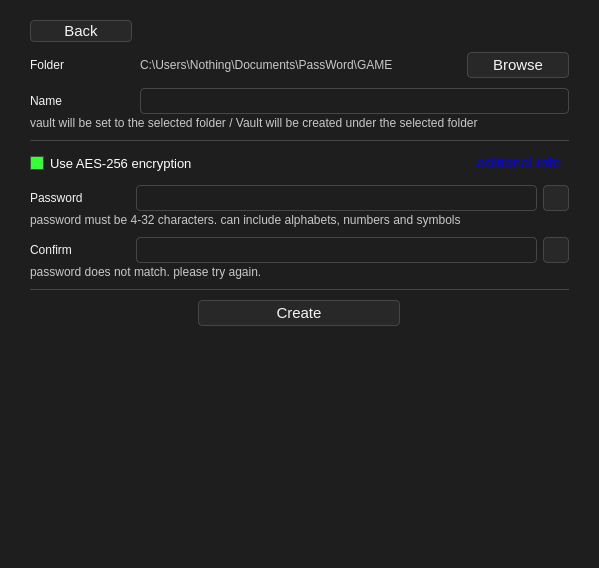
<?xml version="1.0" encoding="UTF-8"?>
<ui version="4.0">
 <class>VaultCreateNew</class>
 <widget class="QWidget" name="VaultCreateNew">
  <property name="geometry">
   <rect>
    <x>0</x>
    <y>0</y>
    <width>599</width>
    <height>568</height>
   </rect>
  </property>
  <property name="sizePolicy">
   <sizepolicy hsizetype="Expanding" vsizetype="Preferred">
    <horstretch>0</horstretch>
    <verstretch>0</verstretch>
   </sizepolicy>
  </property>
  <property name="minimumSize">
   <size>
    <width>599</width>
    <height>568</height>
   </size>
  </property>
  <property name="maximumSize">
   <size>
    <width>599</width>
    <height>568</height>
   </size>
  </property>
  <property name="windowTitle">
   <string>Form</string>
  </property>
  <property name="styleSheet">
   <string notr="true">QWidget{
	background: rgb(30, 30, 30);
	color: rgb(244, 244, 244);
	font: 12pt &quot;Arial&quot;;
}
QWidget:disabled{
	color: rgb(100, 100, 100);
}

/* LABEL */
QLabel{
	max-width: 100px;
	min-width: 100px;
	max-height: 24px;
	min-height: 24px;
}#FolderPathLabel{
	font: 9pt;
	color: rgb(200, 200, 200);
	max-width: 2000px;
}#PasswordInfoLabel, #ConfirmInfoLabel, #NameInfoLabel{
	color: rgb(200, 200, 200);
	max-width: 2000px;
	min-height: 0px;
	font: 9pt;
	
}


QLineEdit{
	font: 10pt;
	border: 1px solid rgb(70, 70, 70);
	border-radius: 4px;
	min-height: 24px;
	max-height: 24px;
}

QCheckBox{
	background: transparent;
	font: 10pt;
	color: rgb(255, 255, 255);
}QCheckBox::indicator{
	background: rgb(50, 50, 50);
	border: 1px solid rgb(70, 70, 70);
}QCheckBox::indicator::checked{
	background: rgb(55, 255, 55);
}


/* button */
QPushButton{
	font: 11pt;
	min-width: 100px;
	max-width: 100px;
	min-height: 24px;
	background: rgb(40, 40, 40);
	border: 1px solid rgb(70, 70, 70);
	border-radius: 4px;
}QPushButton:hover{
	background: rgb(60, 60, 60);
}
QPushButton::pressed{
	background: rgb(40, 40, 40);
}
#CreateButton{
	min-width: 200px;
	max-width: 200px;
}
#AditionalEncryptionInfoButton{
	color: rgb(0, 0, 255);
	font: 11pt;
	text-decoration: underline;
	border: 0px;
	max-width: 85px;
	background: transparent;
}AditionalEncryptionInfoButton:hover{
	background: transparent;
}#AditionalEncryptionInfoButton::pressed{
	background: transparent;
	color: rgb(0, 0, 100);
}
#BackButton{
	max-height: 20px;
	min-height: 20px;
	font: 11pt;
}



#PasswordVisibilityButton, #ConfirmVisibilityButton{
	max-height: 24px;
	min-height: 24px;
	max-width: 24px;
	min-width: 24px;
}



#line, #line_2{
	background: rgb(70, 70, 70);
	border: 0px;
	max-height:1px;
	min-height:1px;
	max-width: 2000px;
	min-width: 0px;
}
</string>
  </property>
  <layout class="QGridLayout" name="gridLayout_5">
   <property name="leftMargin">
    <number>30</number>
   </property>
   <property name="topMargin">
    <number>20</number>
   </property>
   <property name="rightMargin">
    <number>30</number>
   </property>
   <property name="bottomMargin">
    <number>20</number>
   </property>
   <property name="spacing">
    <number>10</number>
   </property>
   <item row="1" column="0" colspan="2">
    <layout class="QGridLayout" name="gridLayout">
     <item row="1" column="0">
      <widget class="QLabel" name="FolderLabel">
       <property name="text">
        <string>Folder</string>
       </property>
      </widget>
     </item>
     <item row="1" column="2">
      <widget class="QPushButton" name="FolderBrowseButton">
       <property name="text">
        <string>Browse</string>
       </property>
      </widget>
     </item>
     <item row="1" column="1">
      <widget class="QLabel" name="FolderPathLabel">
       <property name="sizePolicy">
        <sizepolicy hsizetype="Expanding" vsizetype="Preferred">
         <horstretch>0</horstretch>
         <verstretch>0</verstretch>
        </sizepolicy>
       </property>
       <property name="text">
        <string>C:\Users\Nothing\Documents\PassWord\GAME</string>
       </property>
      </widget>
     </item>
    </layout>
   </item>
   <item row="5" column="0" colspan="2">
    <layout class="QGridLayout" name="gridLayout_3">
     <property name="horizontalSpacing">
      <number>6</number>
     </property>
     <property name="verticalSpacing">
      <number>2</number>
     </property>
     <item row="2" column="2">
      <widget class="QPushButton" name="PasswordVisibilityButton">
       <property name="text">
        <string/>
       </property>
       <property name="icon">
        <iconset resource="../../asset/resource.qrc">
         <normaloff>:/icons/visibility_off.png</normaloff>
         <normalon>:/icons/visibility_on.png</normalon>:/icons/visibility_off.png</iconset>
       </property>
       <property name="checkable">
        <bool>true</bool>
       </property>
      </widget>
     </item>
     <item row="2" column="1">
      <widget class="QLineEdit" name="PasswordLineEdit">
       <property name="text">
        <string/>
       </property>
       <property name="maxLength">
        <number>32</number>
       </property>
       <property name="echoMode">
        <enum>QLineEdit::EchoMode::Password</enum>
       </property>
       <property name="clearButtonEnabled">
        <bool>false</bool>
       </property>
      </widget>
     </item>
     <item row="2" column="0">
      <widget class="QLabel" name="PasswordLabel">
       <property name="text">
        <string>Password</string>
       </property>
      </widget>
     </item>
     <item row="3" column="0" colspan="3">
      <widget class="QLabel" name="PasswordInfoLabel">
       <property name="text">
        <string>password must be 4-32 characters. can include alphabets, numbers and symbols</string>
       </property>
      </widget>
     </item>
    </layout>
   </item>
   <item row="0" column="0" colspan="2">
    <widget class="QPushButton" name="BackButton">
     <property name="text">
      <string>Back</string>
     </property>
    </widget>
   </item>
   <item row="3" column="0" colspan="2">
    <widget class="Line" name="line">
     <property name="orientation">
      <enum>Qt::Orientation::Horizontal</enum>
     </property>
    </widget>
   </item>
   <item row="2" column="0" colspan="2">
    <layout class="QGridLayout" name="gridLayout_2">
     <property name="verticalSpacing">
      <number>2</number>
     </property>
     <item row="0" column="1">
      <widget class="QLineEdit" name="NameLineEdit"/>
     </item>
     <item row="0" column="0">
      <widget class="QLabel" name="NameLabel">
       <property name="text">
        <string>Name</string>
       </property>
      </widget>
     </item>
     <item row="1" column="0" colspan="2">
      <widget class="QLabel" name="NameInfoLabel">
       <property name="text">
        <string>vault will be set to the selected folder / Vault will be created under the selected folder</string>
       </property>
      </widget>
     </item>
    </layout>
   </item>
   <item row="7" column="0" colspan="2">
    <widget class="Line" name="line_2">
     <property name="orientation">
      <enum>Qt::Orientation::Horizontal</enum>
     </property>
    </widget>
   </item>
   <item row="12" column="0" colspan="2">
    <spacer name="verticalSpacer">
     <property name="orientation">
      <enum>Qt::Orientation::Vertical</enum>
     </property>
     <property name="sizeHint" stdset="0">
      <size>
       <width>436</width>
       <height>179</height>
      </size>
     </property>
    </spacer>
   </item>
   <item row="8" column="0" colspan="2" alignment="Qt::AlignmentFlag::AlignHCenter">
    <widget class="QPushButton" name="CreateButton">
     <property name="text">
      <string>Create</string>
     </property>
    </widget>
   </item>
   <item row="6" column="0" colspan="2">
    <layout class="QGridLayout" name="gridLayout_4">
     <property name="horizontalSpacing">
      <number>6</number>
     </property>
     <property name="verticalSpacing">
      <number>2</number>
     </property>
     <item row="0" column="0">
      <widget class="QLabel" name="ConfirmLabel">
       <property name="text">
        <string>Confirm</string>
       </property>
      </widget>
     </item>
     <item row="0" column="2">
      <widget class="QPushButton" name="ConfirmVisibilityButton">
       <property name="text">
        <string/>
       </property>
       <property name="icon">
        <iconset resource="../../asset/resource.qrc">
         <normaloff>:/icons/visibility_off.png</normaloff>
         <normalon>:/icons/visibility_on.png</normalon>:/icons/visibility_off.png</iconset>
       </property>
       <property name="checkable">
        <bool>true</bool>
       </property>
       <property name="flat">
        <bool>false</bool>
       </property>
      </widget>
     </item>
     <item row="0" column="1">
      <widget class="QLineEdit" name="ConfirmLineEdit">
       <property name="maxLength">
        <number>32</number>
       </property>
       <property name="echoMode">
        <enum>QLineEdit::EchoMode::Password</enum>
       </property>
      </widget>
     </item>
     <item row="1" column="0" colspan="3">
      <widget class="QLabel" name="ConfirmInfoLabel">
       <property name="text">
        <string>password does not match. please try again.</string>
       </property>
      </widget>
     </item>
    </layout>
   </item>
   <item row="4" column="0" colspan="2">
    <layout class="QHBoxLayout" name="horizontalLayout">
     <item>
      <widget class="QCheckBox" name="EncryptionCheckbox">
       <property name="sizePolicy">
        <sizepolicy hsizetype="Preferred" vsizetype="Fixed">
         <horstretch>0</horstretch>
         <verstretch>0</verstretch>
        </sizepolicy>
       </property>
       <property name="text">
        <string>Use AES-256 encryption</string>
       </property>
       <property name="checked">
        <bool>true</bool>
       </property>
      </widget>
     </item>
     <item>
      <widget class="QPushButton" name="AditionalEncryptionInfoButton">
       <property name="text">
        <string>aditional info</string>
       </property>
      </widget>
     </item>
    </layout>
   </item>
  </layout>
 </widget>
 <resources>
  <include location="../../asset/resource.qrc"/>
 </resources>
 <connections/>
</ui>
